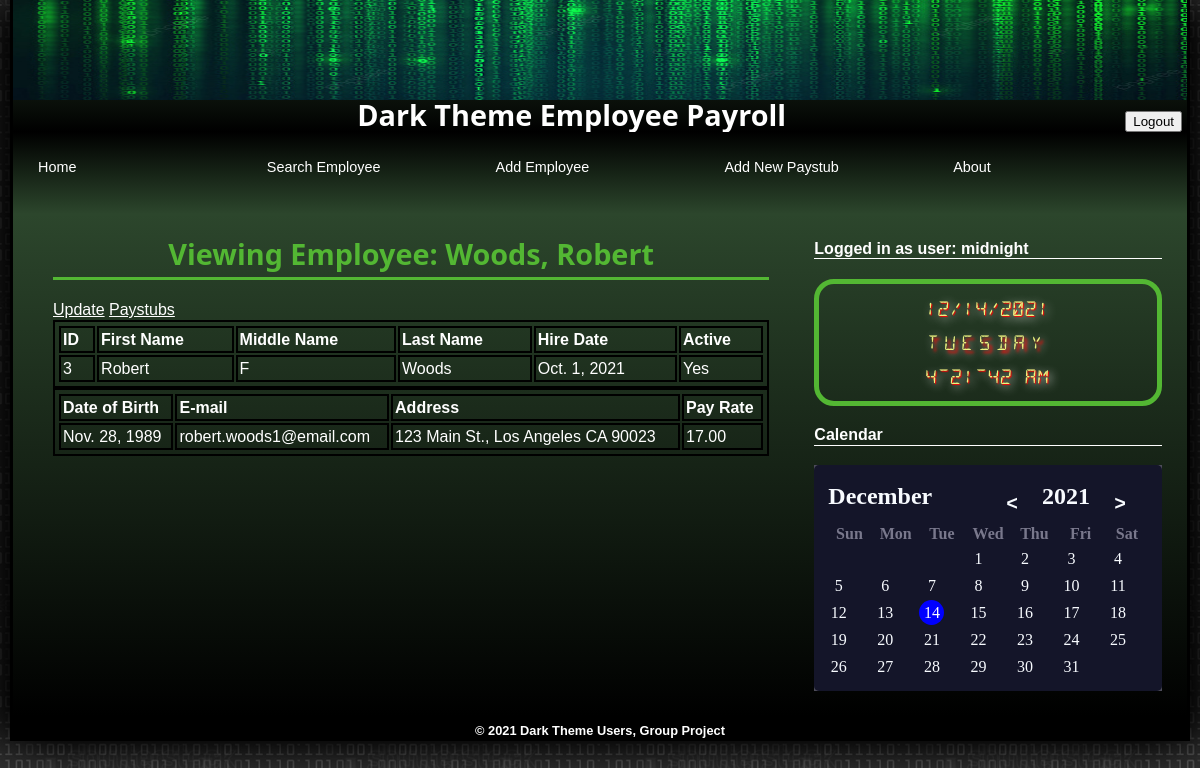
The page /view/3/ (signed in) on the database its author committed.
### persons/models.py (models this page shows)
class Person(models.Model):
    id_number = models.IntegerField(primary_key=True)
    first_name = models.TextField()
    last_name = models.TextField()
    middle_name = models.TextField(blank=True)
    address = models.TextField()
    birth_date = models.DateField()
    email = models.EmailField(('email address'), unique=True)

class Employee(Person):
    date_hired = models.DateField()
    pay_rate = models.DecimalField(max_digits=7, decimal_places=2)
    active = models.BooleanField()

### persons/views.py (the view)
# urls.py: path('view/<int:id>/', view_employee_view),
@login_required
def view_employee_view(request, id=None):
    employee_obj = None
    if id is not None:
        employee_obj = Employee.objects.get(id_number=id)
    context= {
    'object': employee_obj,
    }
    return render(request,'view-employee.html', context=context)

### templates/view-employee.html (shortened to what this page needs)
{% extends "base.html" %}
{% block content %}
<h1>Viewing Employee: {{ object.last_name }}, {{ object.first_name}}</h1>
<p></p>
<a href="/edit/{{ object.id_number }}" style="color:white">Update</a>
<a href="/paystubs/{{ object.id_number }}" style="color: white;">Paystubs</a>
<form>
    <div id="table">
        <table style="width:100%;">
            <thead>
                <tr>
                    <th>ID</th>
                    <th>First Name</th>
                    <th>Middle Name</th>
                    <th>Last Name</th>
                    <th>Hire Date</th>
                    <th>Active</th>
                </tr>
            </thead>
            <tbody>
                <tr>
                    <td> {{ object.id_number }} </td>
                    <td> {{ object.first_name }} </td>
                    <td> {{ object.middle_name }} </td>
                    <td> {{ object.last_name }} </td>
                    <td> {{ object.date_hired }} </td>
                    {% if object.active %}
                    <td> Yes </td>
                    {% else %}
                    <td> No </td>
                    {% endif%}
                </tr>
            </tbody>
        </table>
        <table style="width:100%;">
            <thead>
                <tr>
                    <th>Date of Birth</th>
                    <th>E-mail</th>
                    <th>Address</th>
                    <th>Pay Rate</th>
                </tr>
            </thead>
            <tbody>
                <tr>
                    <td> {{ object.birth_date }} </td>
                    <td> {{ object.email }} </td>
                    <td> {{ object.address }} </td>
                    <td> {{ object.pay_rate }} </td>
                </tr>
            </tbody>
        </table>
    </div>
</form>
{% endblock content %}

### templates/base.html (shortened to what this page needs)
{% load static %}
<!DOCTYPE html>
<html lang="en">
    <head>
        <link rel="stylesheet" type="text/css" href="{% static 'css/dt_base.css' %}" />
        <link rel="stylesheet" type="text/css" href="{% static 'css/dt_styles.css' %}" />
        <link rel="stylesheet" type="text/css" href="{% static 'css/dt_forms.css' %}" />
        <link rel="stylesheet" type="text/css" href="{% static 'css/dt_validate.css' %}" />
        <link rel="stylesheet" type="text/css" href="{% static 'css/dt_clock_styles.css' %}" />
        <link rel="stylesheet" type="text/css" href="{% static 'css/dt_calendar_styles.css' %}" />
    </head>
    <body>
        <header>
            <img src="{% static 'images/dt_logo.png' %}" alt="Dark Theme Employee Payroll" id="logoimg" />
            <h1>Dark Theme Employee Payroll
                {% if user.is_authenticated %}
                <a href="/logout"><button>Logout</button></a>
                {% else %}
                <a href="/login"><button>Login</button></a>
                {% endif %}
            </h1>
        </header>
        <nav>
            <ul>
                <li><a href="/">Home</a></li>
                <li class="newgroup"><a href="/search">Search Employee</a></li>
                <li class="newgroup"><a href="/create">Add Employee</a></li>
                <li class="newgroup"><a href="/generate-pay">Add New Paystub</a></li>
                <li class="newgroup"><a href="/about">About</a></li>
            </ul>
        </nav>
        <section>
            {% block content %}
            {% endblock content %}
        </section>
        <aside>
            {% if user.is_authenticated %}
            <dt>Logged in as user: {{ user }}</dt>
            {% else %}
            <dt>You are not logged in!</dt>
            {% endif %}
            <br/>
            <div id="clock">
                <div id="date"></div>
                <div id="wday"></div>
                <div id="time"></div>
            </div>
            <br/>
            <dt>Calendar </dt>
            <br/>
            <div class="dark" id="calendar">
                <div class="calendar">
                    <div class="calendar-header">
                        <span class="month-picker" id="month-picker"></span>
                        <div class="year-picker">
                            <span class="year-change" id="prev-year">
                                <pre><</pre>
                            </span>
                            <span id="year"></span>
                            <span class="year-change" id="next-year">
                                <pre>></pre>
                            </span>
                        </div>
                    </div>
                    <div class="calendar-body">
                        <div class="calendar-week-day">
                            <div>Sun</div>
                            <div>Mon</div>
                            <div>Tue</div>
                            <div>Wed</div>
                            <div>Thu</div>
                            <div>Fri</div>
                            <div>Sat</div>
                        </div>
                        <div class="calendar-days"></div>
                    </div>
                </div>
            </div>
        </aside>
    </body>
    <footer>
        &copy; 2021 Dark Theme Users, Group Project
    </footer>
</html>

### static/css/dt_base.css (style rules this page uses)
article, aside, figcaption, figure, footer, header, main, nav, section { display: block; }
address, article, aside, blockquote, body, cite, div, dl, dt, dd, em, figcaption, figure, footer, h1, h2, h3, h4, h5, h6, header, html, img, li, main, nav, nav a, ol, p, section, span, ul, table, tr, td, th, col, colgroup { margin: 0; padding: 0; border: 0; font-size: 100%; background: transparent; -webkit-box-sizing: border-box; -moz-box-sizing: border-box; box-sizing: border-box; }
body { line-height: 1.2em; }
ul, ol { list-style: none; }
nav ul { list-style: none; list-style-image: none; }
nav a { text-decoration: none; }

### static/css/dt_styles.css (style rules this page uses)
html { background: rgb(51, 51, 51) url("images/dt_back.png"); font-family: Verdana, Geneva, sans-serif; height: 100%; }
body { background-color: grey; box-shadow: black 20px 0px 40px, black -20px 0px 40px; border-left: 3px solid black; border-right: 3px solid black; display: flex; flex-flow: row wrap; margin: 0px auto; min-width: 320px; max-width: 1180px; }
header { width: 100%; background: linear-gradient(to bottom, rgb(44, 70, 44), black); }
header img#logoimg { display: block; width: 100%; height: 100px; }
header h1 { font-family: Segoe, "Segoe UI", "DejaVu Sans", "Trebuchet MS", Verdana, sans-serif; font-size: 1.8em; margin: 5px 5px 5px; color: white; text-align: center; }
header h1 a { float: right; }
nav { width: 100%; }
nav ul { background: linear-gradient(to bottom, black, rgb(44, 70, 44)); column-width: 200px; column-gap: 20px; padding: 25px; }
nav ul li.newgroup { margin-top: 15px; }
nav ul li a { color: white; text-decoration: none; font-size: 0.9em; }
section { background: linear-gradient(to bottom, rgb(44, 70, 44), black); flex: 2 1 421px; padding: 10px 20px 20px 40px; }
section h1 { font-family: Segoe, "Segoe UI", "DejaVu Sans", "Trebuchet MS", Verdana, sans-serif; font-size: 1.8em; font-weight: bold; text-align: center; margin: 20px 0px 5px; color: rgb(83, 183, 51); }
section > p { color: white; font-weight: bold; margin-bottom: 20px; padding-bottom: 9px; border-bottom: 3px solid rgb(83, 183, 51); }
aside { background: linear-gradient(to bottom, rgb(44, 70, 44), black); color:white; flex: 1 2 220px ; padding: 25px; }
dt { font-size: 1em; border-bottom: 1px solid white; font-weight: bold; }
footer { color: white; background: black; height: 25px; padding-top: 5px; text-align: center; font-size: 0.8em; font-weight: bold; width: 100%; }

### static/css/dt_forms.css (style rules this page uses)
table, th, td { border: 2px solid black; color: white; text-align: left; padding: 2px; }

### static/css/dt_clock_styles.css (style rules this page uses)
div#clock { border: 5px solid rgb(83, 183, 51); border-radius: 20px; width: 100%; }
div#date, div#time { font-size: 1.2em; color:hsl(64,84%,73%); font-family: Segment14; text-shadow: 1px 1px 1px red, 3px 3px 10px white; text-align: center; margin: 15px auto; }
div#wday { font-size: 1.2em; color:hsl(64,84%,73%); font-family: Segment14; text-shadow: 3px 3px 3px red, 3px 3px 10px white; text-align: center; margin: 15px auto; letter-spacing: 0.25em; }

### static/css/dt_calendar_styles.css (style rules this page uses)
:root { --dark-body: #4d4c5a; --dark-main: #141529; --dark-second: #79788c; --dark-hover: #323048; --dark-text: #f8fbff; --light-body: #f3f8fe; --light-main: #fdfdfd; --light-second: #c3c2c8; --light-hover: #edf0f5; --light-text: #151426; --blue: #0000ff; --white: #fff; --shadow: rgba(100, 100, 111, 0.2) 0px 7px 29px 0px; --font-family: cursive; }
.dark { --bg-body: var(--dark-body); --bg-main: var(--dark-main); --bg-second: var(--dark-second); --color-hover: var(--dark-hover); --color-txt: var(--dark-text); }
#calendar { width: 100%; display: grid; place-items: center; font-family: var(--font-family); background-color: var(--bg-body); }
.calendar { height: 100%; width: 100%; background-color: var(--bg-main); border-radius: 5px; padding: 10px; position: relative; overflow: hidden; }
.calendar-header { display: flex; justify-content: space-between; align-items: center; font-size: 1.5em; font-weight: 600; color: var(--color-txt); padding: 2px; }
.calendar-body { padding: 2px; }
.calendar-week-day { height: 25px; display: grid; grid-template-columns: repeat(7, 1fr); font-weight: 600; }
.calendar-week-day div { display: grid; place-items: center; color: var(--bg-second); }
.calendar-days { display: grid; grid-template-columns: repeat(7, 1fr); gap: 2px; color: var(--color-txt); }
.month-picker { padding: 1px 2px; border-radius: 2px; cursor: pointer; }
.year-picker { display: flex; align-items: center; }
.year-change { height: 40px; width: 40px; border-radius: 50%; display: grid; place-items: center; margin: 0 10px; cursor: pointer; }

### rows shown on the page
Person: last_name "Woods", first_name "Robert", id_number "3", middle_name "F", birth_date "Nov. 28, 1989", email "robert.woods1@email.com", address "123 Main St., Los Angeles CA 90023"
Employee: date_hired "Oct. 1, 2021", pay_rate "17.00"

### other values the page prints
{{ user }} "midnight"
